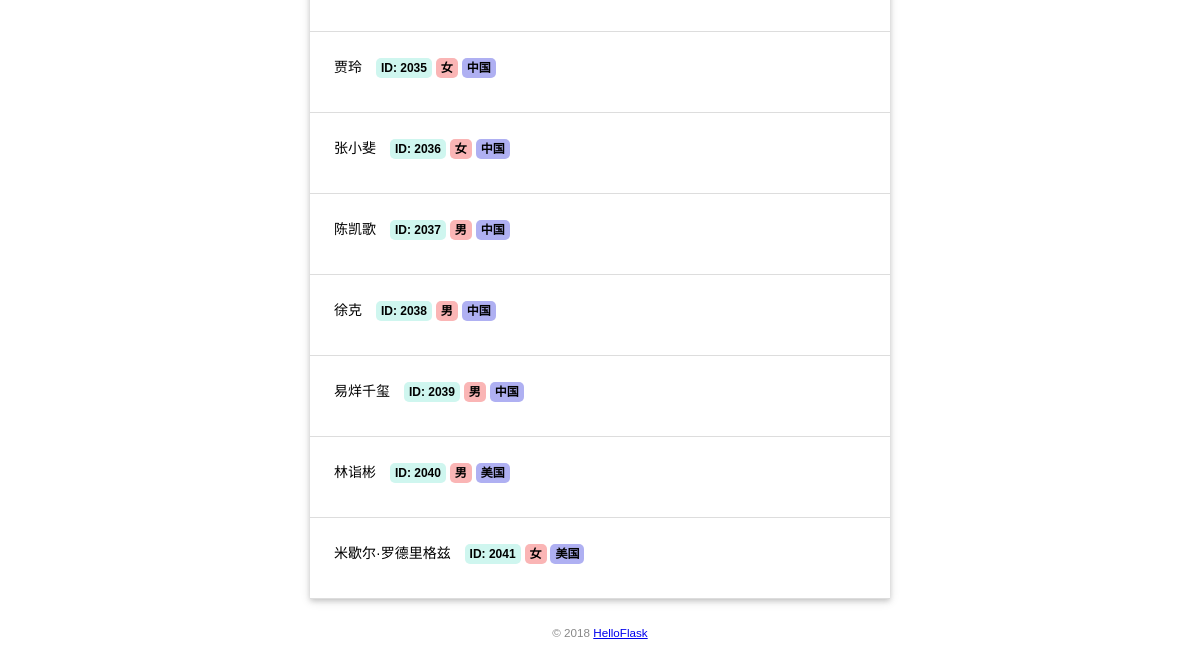
The app's page /actor (lower part), older data.
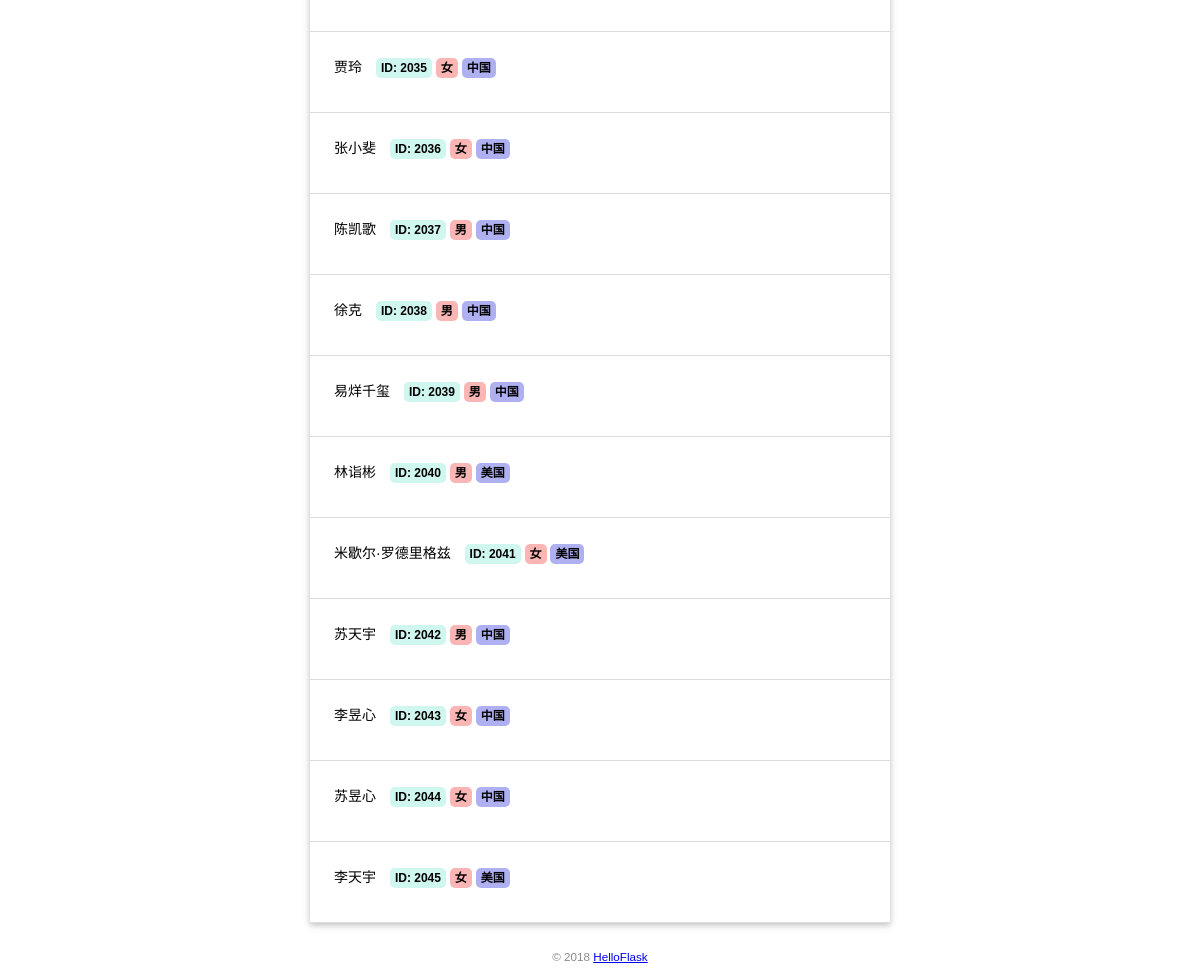
The same page, newer data.
### app.py (models this page shows)
class ActorInfo(db.Model):
    actor_id = db.Column(db.String(10), primary_key=True, nullable=True)
    actor_name = db.Column(db.String(20), nullable=True)
    gender = db.Column(db.String(2), nullable=True)
    country = db.Column(db.String(20))

### app.py (the view, shortened to what this page needs)
@app.route('/actor', methods=['GET', 'POST'])
def actor():
    actors = ActorInfo.query.all()
    relations = MovieActorRelation.query.all()
    return render_template('actor.html',actors=actors, relations=relations)

### app.py (called while the page is built)
@app.context_processor
def inject_context():
    return dict(name="Lilian")

### templates/actor.html (shortened to what this page needs)
{% extends 'base.html' %}
{% block content %}
<ul class="movie-list">
    {% for actor in actors %}
    <div>
        <li onclick="ToDetail('{{ actor.actor_id }}')" style="cursor: pointer">{{ actor.actor_name }}
            <span>
                <a style="margin-left: 10px;" class="id_type" target="_blank">ID: {{ actor.actor_id}}</a>
            </span>
            <span>
                <a class="type_type" target="_blank">{{ actor.gender}}</a>
            </span>
            <span>
                <a class="country_type" target="_blank">{{ actor.country}}</a>
            </span>
        </li>
    </div>
    {% endfor %}
</ul>
{% endblock %}

### templates/base.html (shortened to what this page needs)
<!DOCTYPE html>
<html lang="en">
<head>
    {% block head %}
    <link rel="stylesheet" href="{{ url_for('static', filename='css/style.css') }}" type="text/css">
    {% endblock %}
</head>
<body>
    {% block content %}{% endblock %}
    <footer>
        <small>&copy; 2018 <a href="http://helloflask.com/tutorial">HelloFlask</a></small>
    </footer>
</body>
</html>

### static/css/style.css (style rules this page uses)
body { margin: auto; max-width: 580px; font-size: 14px; font-family: Helvetica, Arial, sans-serif; }
footer { color: #888; margin-top: 15px; text-align: center; padding: 10px; }
.movie-list { list-style-type: none; padding: 0; margin-bottom: 10px; box-shadow: 0 2px 5px 0 rgba(0, 0, 0, 0.16), 0 2px 10px 0 rgba(0, 0, 0, 0.12); }
.movie-list div { padding: 12px 12px 24px 24px; border-bottom: 1px solid #ddd; }
.movie-list div li { padding: 12px 0px; }
.id_type { font-size: 12px; font-weight: bold; color: black; text-decoration: none; background: #cff6ef; border-radius: 5px; padding: 3px 5px; }
.type_type { font-size: 12px; font-weight: bold; color: black; text-decoration: none; background: #fab5b5; border-radius: 5px; padding: 3px 5px; }
.country_type { font-size: 12px; font-weight: bold; color: black; text-decoration: none; background: #afb0f2; border-radius: 5px; padding: 3px 5px; }

Row changes from the older to the newer data that the page shows:
added ActorInfo: actor_name "苏天宇", actor_id "2042", gender "男", country "中国"
added ActorInfo: actor_name "李昱心", actor_id "2043", gender "女", country "中国"
added ActorInfo: actor_name "苏昱心", actor_id "2044", gender "女", country "中国"
added ActorInfo: actor_name "李天宇", actor_id "2045", gender "女", country "美国"
